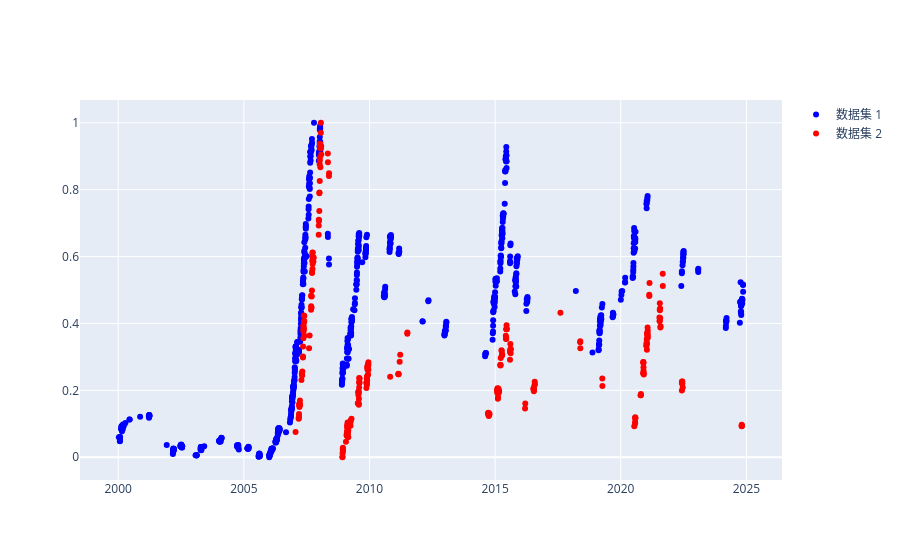

Notebook source saved alongside this figure:
### Code cell
import plotly.graph_objects as go



# 创建散点图
fig = go.Figure()

# 添加第一个数据集
fig.add_trace(go.Scatter(x=pctz.index, y=norm(pctz['close']),hovertext=pctz['close'], mode='markers', name='数据集 1', marker=dict(color='blue')))

# 添加第二个数据集
fig.add_trace(go.Scatter(x=pctp.index, y=norm(pctp['close']),hovertext=pctp['close'], mode='markers', name='数据集 2', marker=dict(color='red')))

# 添加标题和轴标签
# fig.update_layout(
#     title="多列散点图",  # 图表标题
#     xaxis_title="X 轴标签",  # X 轴标签
#     yaxis_title="Y 轴标签"   # Y 轴标签
# )

# # 显示图表
fig.show()

### Figure 1 — Plotly figure (JSON) as saved in the notebook; plotly's stock layout.template omitted (floating-point values rounded to 4 significant figures; data arrays with more than 128 entries replaced by an {"elided": "..."} marker saying what was removed)
{"data": [{"hovertext": {"elided": "768 float values"}, "marker": {"color": "blue"}, "mode": "markers", "name": "数据集 1", "type": "scatter", "x": {"elided": "768 str values"}, "y": {"elided": "768 float values"}}, {"hovertext": {"elided": "277 float values"}, "marker": {"color": "red"}, "mode": "markers", "name": "数据集 2", "type": "scatter", "x": {"elided": "277 str values"}, "y": {"elided": "277 float values"}}], "layout": {}}
